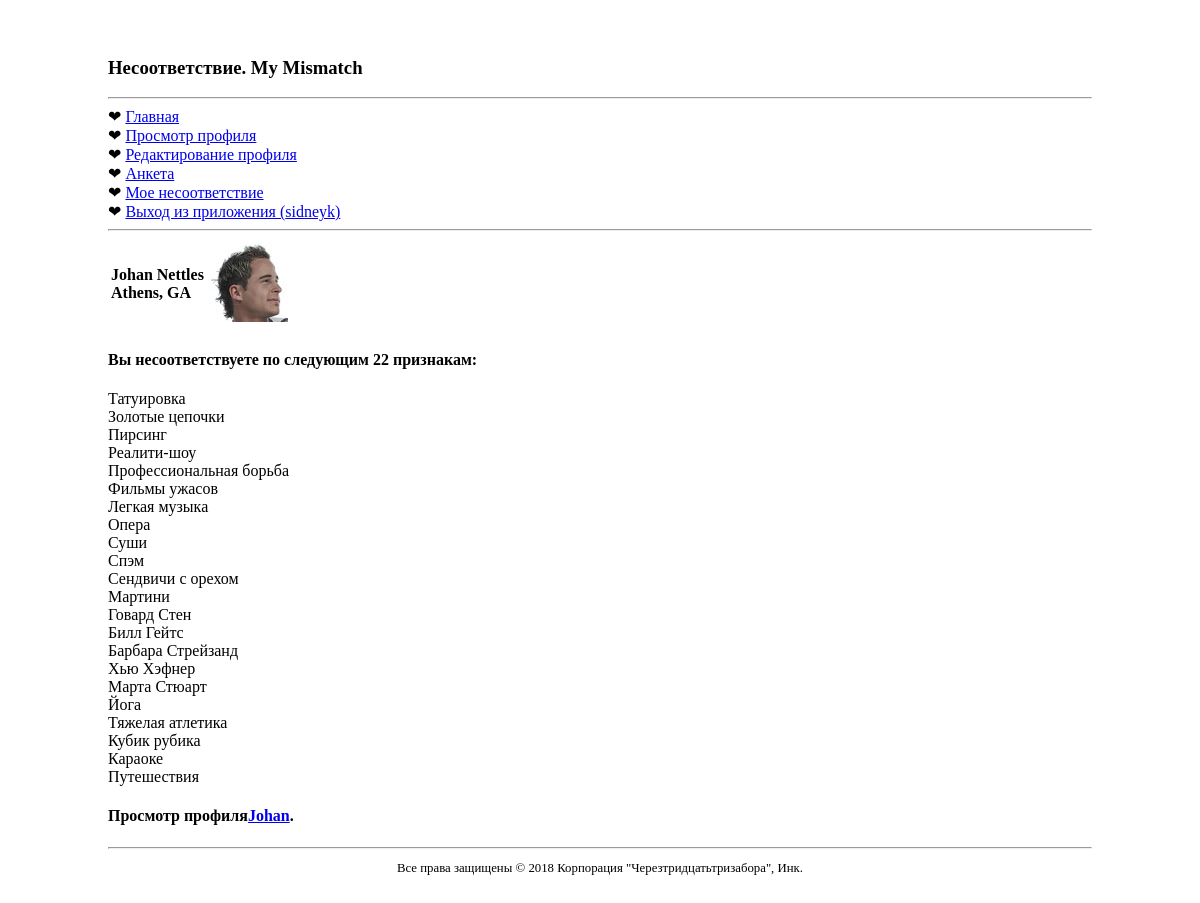
The page /mismatch/mymismatch.php (signed in) on the database its author committed.
### tables this page shows
CREATE TABLE `mismatch_user` (
  `user_id` int(11) NOT NULL,
  `username` varchar(32) NOT NULL,
  `password` varchar(40) NOT NULL,
  `join_date` datetime DEFAULT NULL,
  `first_name` varchar(32) DEFAULT NULL,
  `last_name` varchar(32) DEFAULT NULL,
  `gender` varchar(1) DEFAULT NULL,
  `birthdate` date DEFAULT NULL,
  `city` varchar(32) DEFAULT NULL,
  `state` varchar(20) DEFAULT NULL,
  `picture` varchar(32) DEFAULT NULL
);

### mismatch/mymismatch.php (the view, shortened to what this page needs)
<?php
  require_once('header.php');
  require_once('connectvars.php');
  require_once('navmenu.php');
  $query = "SELECT * FROM mismatch_response WHERE user_id = '" . $_SESSION['user_id'] . "'";
  $data = mysqli_query($dbc, $query);
  if (mysqli_num_rows($data) != 0) {
    $query = "SELECT mr.response_id, mr.topic_id, mr.response, mt.name AS topic_name " .
      "FROM mismatch_response AS mr " .
      "INNER JOIN mismatch_topic AS mt USING (topic_id) " .
      "WHERE mr.user_id = '" . $_SESSION['user_id'] . "'";
    $data = mysqli_query($dbc, $query);
    $user_responses = array();
    while ($row = mysqli_fetch_array($data)) {
      array_push($user_responses, $row);
    }
    $mismatch_score = 0;
    $mismatch_user_id = -1;
    $mismatch_topics = array();
    $query = "SELECT user_id FROM mismatch_user WHERE user_id != '" . $_SESSION['user_id'] . "'";
    $data = mysqli_query($dbc, $query);
    while ($row = mysqli_fetch_array($data)) {
      $query2 = "SELECT response_id, topic_id, response FROM mismatch_response WHERE user_id = '" . $row['user_id'] . "'";
      $data2 = mysqli_query($dbc, $query2);
      $mismatch_responses = array();
      while ($row2 = mysqli_fetch_array($data2)) {
        array_push($mismatch_responses, $row2);
      }
      $score = 0;
      $topics = array();
      for ($i = 0; $i < count($user_responses); $i++) {
        if ($user_responses[$i]['response'] + $mismatch_responses[$i]['response'] == 3) {
          $score += 1;
          array_push($topics, $user_responses[$i]['topic_name']);
        }
      }
      if ($score > $mismatch_score) {
        $mismatch_score = $score;
        $mismatch_user_id = $row['user_id'];
        $mismatch_topics = array_slice($topics, 0);
      }
    }
    if ($mismatch_user_id != -1) {
      $query = "SELECT username, first_name, last_name, city, state, picture FROM mismatch_user WHERE user_id = '$mismatch_user_id'";
      $data = mysqli_query($dbc, $query);
      if (mysqli_num_rows($data) == 1) {
        $row = mysqli_fetch_array($data);
        echo '<table><tr><td class="label">';
        if (!empty($row['first_name']) && !empty($row['last_name'])) {
          echo $row['first_name'] . ' ' . $row['last_name'] . '<br />';
        }
        if (!empty($row['city']) && !empty($row['state'])) {
          echo $row['city'] . ', ' . $row['state'] . '<br />';
        }
        echo '</td><td>';
        if (!empty($row['picture'])) {
          echo '<img src="' . MM_UPLOADPATH . $row['picture'] . '" alt="Фото пользователя" /><br />';
        }
        echo '</td></tr></table>';
        echo '<h4>Вы несоответствуете по следующим ' . count($mismatch_topics) . ' признакам:</h4>';
        foreach ($mismatch_topics as $topic) {
          echo $topic . '<br />';
        }
        echo '<h4>Просмотр профиля<a href=viewprofile.php?user_id=' . $mismatch_user_id . '>' . $row['first_name'] . '</a>.</h4>';
      }
    }
  }
  else {
    echo '<p>Вы должны <a href="questionnaire.php">заполнить анкету, </a>прежде чем для вас может быть найдено несоответствие .</p>';
  }
  require_once('footer.php');
?>

### mismatch/style.css (style rules this page uses)
body { height: 100%; padding: 30px 100px; }
td.label { font-weight: bold; }

### rows shown on the page
mismatch_user: first_name "Johan", last_name "Nettles", city "Athens", state "GA", picture (picture)

### other values the page prints
$page_title "My Mismatch"
$_SESSION['username'] "sidneyk"
count($mismatch_topics) "22"
$topic "Татуировка"
$topic "Золотые цепочки"
$topic "Пирсинг"
$topic "Реалити-шоу"
$topic "Профессиональная борьба"
$topic "Фильмы ужасов"
$topic "Легкая музыка"
$topic "Опера"
$topic "Суши"
$topic "Спэм"
$topic "Сендвичи с орехом"
$topic "Мартини"
